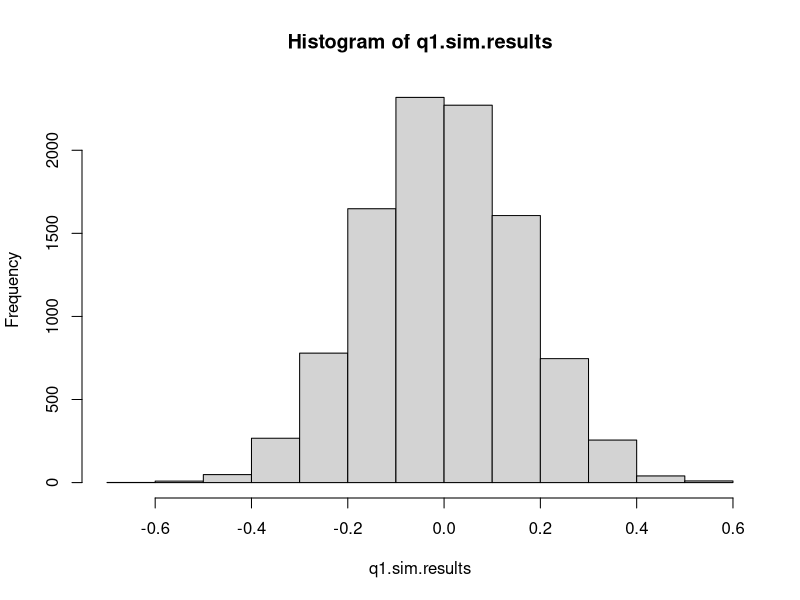

This figure's R source:
## ---- chunk 1
library(data.table)
q1.d3.6 <- data.table( read.csv("./data/Clingingsmith.2009.csv") )
# head(q1.d3.6)
# summary(q1.d3.6)
# str(q1.d3.6)

# sanity check on ate from the data
# q1.poc <- q1.d3.6[success==0,mean(views)]
# q1.pot <- q1.d3.6[success==1,mean(views)]
# q1.ate <- q1.pot - q1.poc
q1.m1 <- q1.d3.6[,lm(views ~ success)]
# ate is a view improvement of roughly 0.475
q1.ate <- q1.m1$coefficients[2]

## ---- chunk 2
# conducting 1 simulated random assignment under the sharp null hypothesis (e.g. matters not if person won visa, their view would not have changed)
# so we flip a fair coin for each person in population, 1 = won visa (treatment), 0 = did not win visa (control)
# ... and we don't change the views, because we are assuming that assignment to win or not win a visa would not have changed it at all

# set.seed(87542)
# q1.d3.6 <- q1.d3.6[, success.q1.a := replicate(nrow(q1.d3.6), rbinom(1,1,0.5))]
# q1.m2 <- q1.d3.6[,lm(views ~ success.q1.a)]
# q1.ate.q1.a <- q1.m2$coefficients[2]


# to conduct 10,000 simulated random assignments under the sharp null hypothesis, just need to create a simulate study function and call it 10,000 times
# then get a distribution of ATEs
set.seed(87542)
q1.sim.study <- function() {
    q1.d3.6 <- q1.d3.6[, success.q1.a := replicate(nrow(q1.d3.6), rbinom(1,1,0.5))]
    q1.m2 <- q1.d3.6[,lm(views ~ success.q1.a)]
    q1.ate.q1.a <- q1.m2$coefficients[2]
    return(q1.ate.q1.a)
}
q1.sim.results <- replicate(10000, q1.sim.study())
hist(q1.sim.results)
## ---- chunk 3
data.table(q1.sim.results)[,sim.ate.as.large.as.actual.ate:=(q1.sim.results >= q1.ate)][,.N,by=sim.ate.as.large.as.actual.ate]
## ---- chunk 4

## ---- chunk 5
data.table(q1.sim.results)[,sim.ate.abs.as.large.as.actual.ate:=(abs(q1.sim.results) >= abs(q1.ate))][,.N,by=sim.ate.abs.as.large.as.actual.ate]
## ---- chunk 6

## ---- chunk 7
library(foreign)
d3.8 <- read.dta("./data/Titiunik.2010.dta")
head(d3.8)
## ---- chunk 8

## ---- chunk 9

## ---- chunk 10

## ---- chunk 11

## ---- chunk 12

## ---- chunk 13
## load data 
d <- read.csv("./data/ggChapter3.csv")
## ---- chunk 14

## ---- chunk 15

## ---- chunk 16

## ---- chunk 17

## ---- chunk 18

## ---- chunk 19
d2 <- read.csv("./data/listData.csv")
head(d2)
## ---- chunk 20

## ---- chunk 21

## ---- chunk 22

## ---- chunk 23

## ---- chunk 24

## ---- chunk 25

